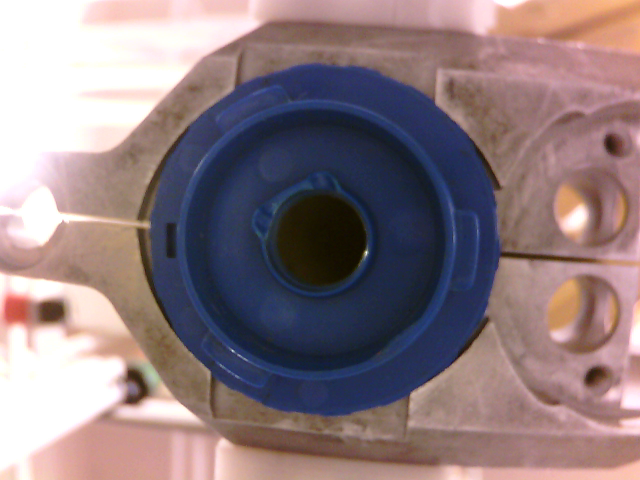
#> input picture bluediskimage0.png, 640 x 480 px
$ python -i segment_blue_disk.py   (imports and definitions only)
#> lines starting #> are read from the running program, lines starting #| are printed output that depends on the picture
#> further down, picture is the input picture: shape (480, 640, 3); mean B, G, R 127.9, 123.6, 141.9
# -*- coding: utf-8 -*-
"""
Created on Tue Mar 20 20:37:10 2018
@author: Jeremy
"""

#Hough Transform method (circle detection);

import numpy as np
import cv2
import time
#import os


def segment_blue_disk(Image,boolean=False,return_bbox=False,number=None):

#> called with boolean = False, return_bbox = False
    start_time=time.time();                          #time object name start_time
    #IM=cv2.medianBlur(Image,15)
    IM=cv2.cvtColor(Image,cv2.COLOR_BGR2HSV)[:,:,0];   #convert RGB to HSV colorspace only get Hue
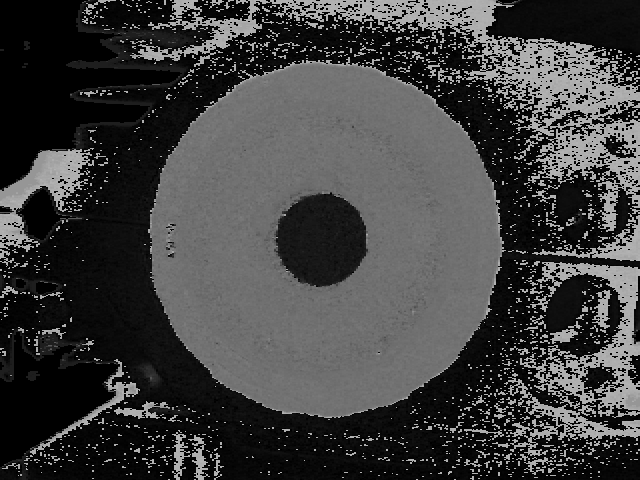
#> IM: shape (480, 640); min 0, max 179, mean 63.4
    #which corresponds to the true color of a particular image
    IM = cv2.medianBlur(IM,25);                         #compute medianblur with (9,9) kernel size
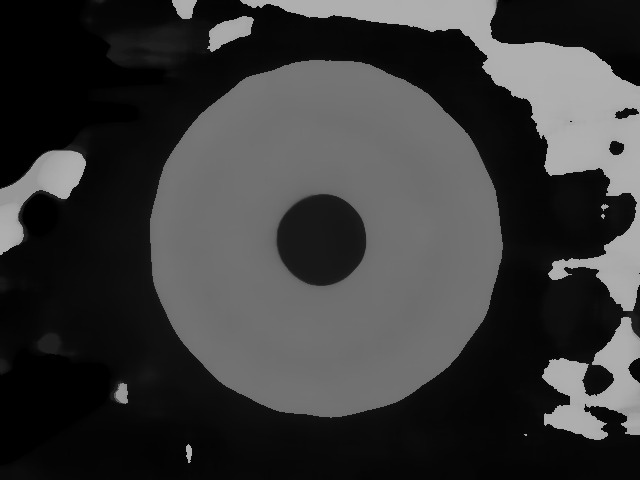
#> IM: shape (480, 640); min 0, max 176, mean 57.7
    #IM=cv2.Canny(IM,100,200);
    circles = cv2.HoughCircles(IM,cv2.HOUGH_GRADIENT,dp=1.5,minDist=3,param1=100);
#> circles = [[324.8, 240.8, 175.8], [324.8, 236.2, 175.6], [321.8, 237.8, 43.95], [320.2, 240.8, 43.95]]
    #houghcircl transform to find circles in image
    #this is used primarly to find the roi of where the bluedisk is in the image
    #and then cut out areas outside this region this will be able to make the
    #system more robust

    if circles is not None: #if there are circles found with the HoughCircles transform then


        circles = np.uint16(np.around(circles));
#> circles = [[325, 241, 176], [325, 236, 176], [322, 238, 44], [320, 241, 44]]
        #round the values of circles
        circles=circles[0];
        #get back circles from tuple of list of lists

        for i in circles:

            #for each elements in circles do the following

            if(i[2]==np.max(circles[:,2])):

                #if the second element of i is equal to max possible value of i[2]

                i=np.int32(i)  #convert i to int32

                if(boolean):  #if boolean flag is true draw the circles
                    # draw the outer circle
                    #if desired so
                    cv2.circle(Image,(i[0],i[1]),i[2],(255,255,0),2);
                    # draw the center of the circle
                    cv2.circle(Image,(i[0],i[1]),2,(0,0,255),3);

                xmax=i[0]+i[2];            #xmax value
                ymax=i[1]+i[2];            #ymax value

                if(i[1]-i[2]<0):           #if miny outside the screen window

                    ymin=0;                #then set ymin equal to zero

                else:

                    ymin=i[1]-i[2];      #if miny inside screen then get actuall value of miny

                if(i[0]-i[2]<0):          #if minx outside screen

                    xmin=0;               #then set xmin equal to zero

                else:

                    xmin=i[0]-i[2];      #if xmin inside screen then get actuall value of minx

                bbox=np.array([[ymin,ymax,xmin,xmax]],dtype=np.int32); #bounding box of circle found

                if(boolean):               #if flage is true

                    cv2.imshow('segmented image',IM); #plot images for testing purposes
                    cv2.imshow('detected circle',Image);
                    cv2.imshow('cropped image',Image[ymin:ymax,xmin:xmax,:]);
                    cv2.waitKey(0);
                    end_time=time.time();
                    print(str(float(end_time-start_time))+" seconds to run ");

                    return(Image[ymin:ymax,xmin:xmax,:].shape)

                if(return_bbox):     #if return bbox flag is true


                    return bbox;     #return bbox

                else:  #else #return the image cropped ymin:ymax,xmin:xmax


                    return Image[ymin:ymax,xmin:xmax,:];
#> this loop made 1 pass
#> (i, xmax, ymax, ymin, xmin, bbox) on pass 1: ([325, 241, 176], 501, 417, 65, 149, [[65, 417, 149, 501]])
#> after the loop, xmax = 501; xmin = 149; ymax = 417; ymin = 65

    else:

        if(boolean):    #if flag is true

            print("circles is None"); #print testing/ debugging information to the screen

            return(Image.shape)    #return the shape of the image

        elif(return_bbox):  #return bounding box flag true

            return [0,IM.shape[0],0,IM.shape[1]];  #return bbox of entire image

        else:

            return Image;   #return entire image

def main_test(number=0):    #test function

    pathname="C:/Users/Jeremy/Desktop/Blue_disk_training_images/blue_disk_img"+str(number)+".png";
    Image=cv2.imread(pathname);
    return segment_blue_disk(Image,boolean=True)   #segment blue disk with debug/test bit true

>>> import cv2
>>> picture = cv2.imread('bluediskimage0.png')
>>> result = segment_blue_disk(picture)
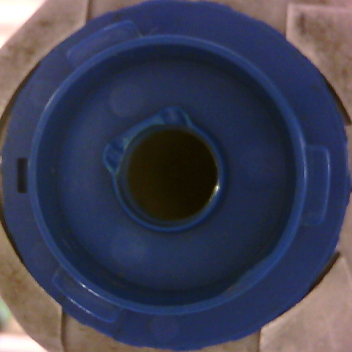
#> result: shape (352, 352, 3); mean B, G, R 83.3, 63.7, 62.2

$ run again, on opencv_frame_0.png
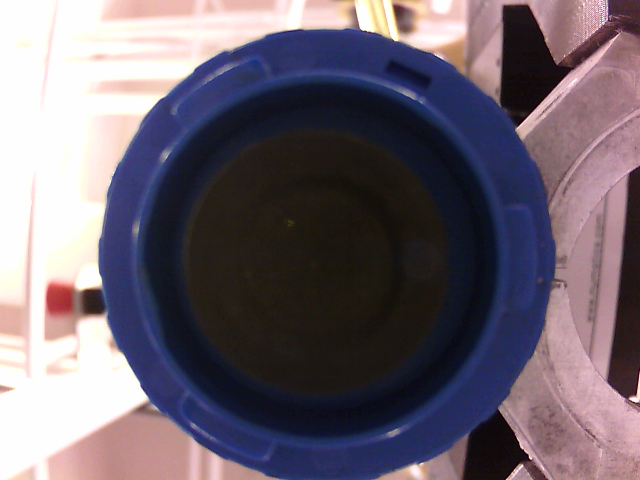
#> input picture opencv_frame_0.png, 640 x 480 px
#> picture is the input picture: shape (480, 640, 3); mean B, G, R 111.9, 100.8, 110.7
#> in segment_blue_disk, `IM=cv2.cvtColor(Image,cv2.COLOR_BGR2HSV)[:,:,0];`:
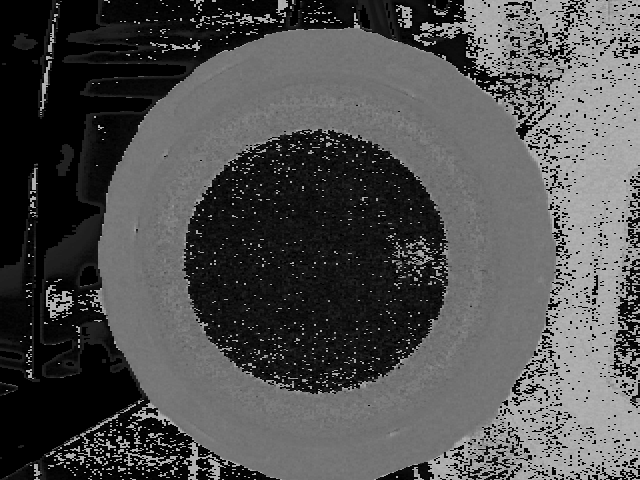
#> IM: shape (480, 640); min 0, max 179, mean 78.9
#> in segment_blue_disk, `IM = cv2.medianBlur(IM,25);`:
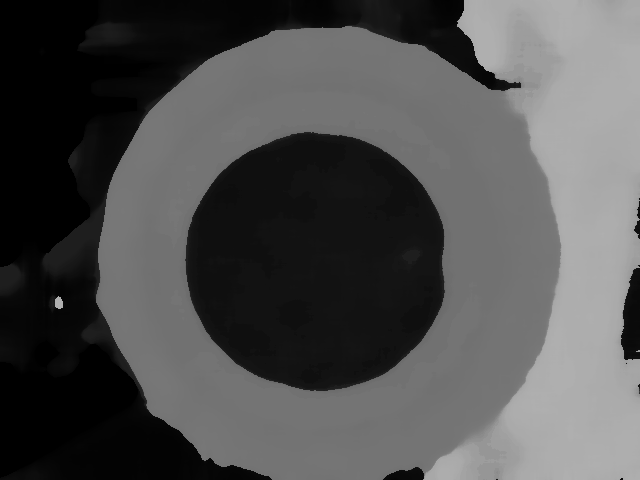
#> IM: shape (480, 640); min 0, max 176, mean 79.2
#> circles = None
